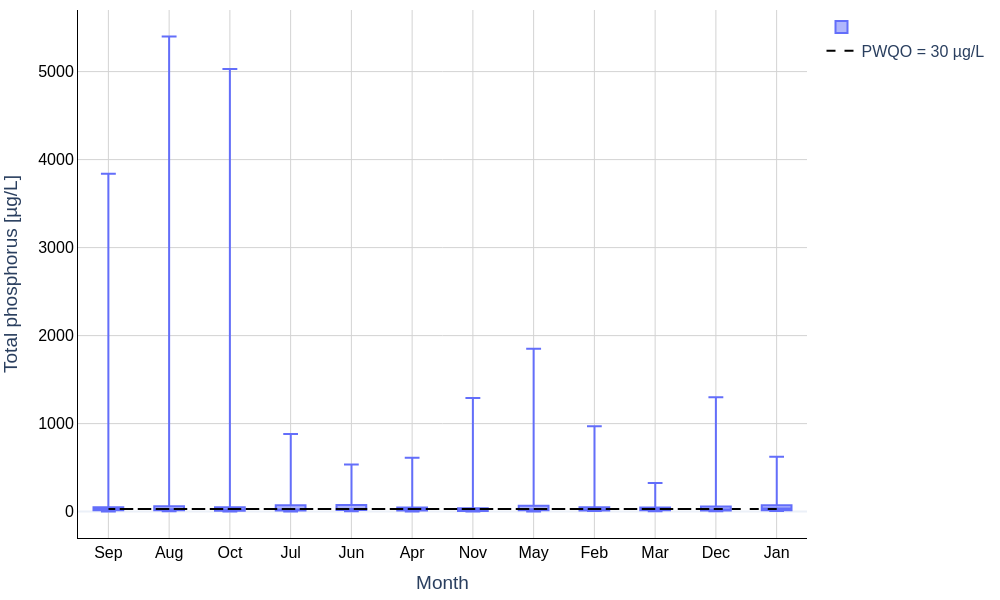

Here is the Python script that generated this plot:
# filename: monthly_boxplot_total_phosphorus_2024.py
import os
import sys
import pandas as pd
import numpy as np
import plotly.graph_objects as go

def safe_float(x):
    try:
        if pd.isna(x):
            return np.nan
        s = str(x).strip().replace(",", "")
        return float(s)
    except Exception:
        return np.nan

def to_ug_per_l(value, units):
    """
    Convert a numeric value to ug/L based on units string.
    If units contains 'mg' -> multiply by 1e3.
    If units contains 'ug' or 'µg' -> keep as-is.
    If units is missing or unknown, assume ug/L (prefer not to silently convert).
    """
    if pd.isna(value):
        return np.nan
    units_str = "" if pd.isna(units) else str(units).lower()
    try:
        val = float(value)
    except Exception:
        return np.nan
    if "mg" in units_str:
        return val * 1000.0
    # treat 'ug' or 'µg' or 'ug/l' as ug/L
    return val

def parse_tp_value(row):
    """
    Parse TP numeric value in ug/L according to rules:
    - If Results starts with '<' OR Value Qualifier == '<' OR Result Call == 'BDL':
        use 0.5 * Detection Limit (after converting DL to ug/L based on Units)
    - Else parse numeric from Results and convert units to ug/L
    Returns float (ug/L) or np.nan
    """
    results_raw = "" if pd.isna(row.get("Results", "")) else str(row.get("Results", "")).strip()
    result_call = "" if pd.isna(row.get("Result Call", "")) else str(row.get("Result Call", "")).strip()
    value_qual = "" if pd.isna(row.get("Value Qualifier", "")) else str(row.get("Value Qualifier", "")).strip()
    units = row.get("Units", "")
    dl_raw = row.get("Detection Limit", np.nan)

    censored = False
    if isinstance(results_raw, str) and results_raw.startswith("<"):
        censored = True
    if value_qual == "<":
        censored = True
    if str(result_call).upper() == "BDL":
        censored = True

    # Try numeric detection limit
    dl_num = safe_float(dl_raw)
    # If detection limit present but units differ, convert DL to ug/L using Units field
    dl_ugL = to_ug_per_l(dl_num, units) if not np.isnan(dl_num) else np.nan

    if censored:
        if not np.isnan(dl_ugL):
            return 0.5 * dl_ugL
        # fallback: try parse numeric from results like '<2' -> 2, then half
        if isinstance(results_raw, str) and results_raw.startswith("<"):
            tail = results_raw.lstrip("<").strip()
            # extract leading numeric token
            token = ""
            for ch in tail:
                if ch.isdigit() or ch in ".-+eE":
                    token += ch
                else:
                    break
            try:
                parsed = float(token)
                # assume same units as Units column -> convert to ug/L
                return 0.5 * to_ug_per_l(parsed, units)
            except Exception:
                return np.nan
        return np.nan
    else:
        # not censored: parse numeric value and convert to ug/L
        # Results may include trailing qualifiers/tokens; find first numeric token
        s = str(results_raw).replace(",", "")
        tokens = s.split()
        for tok in tokens:
            try:
                val = float(tok)
                return to_ug_per_l(val, units)
            except Exception:
                continue
        # final fallback
        return np.nan

def main():
    py_filename = os.path.basename(__file__)
    excel_file = "Ontario_PWQMN_2024.xlsx"
    sheet_name = "Data"

    base = "monthly_boxplot_total_phosphorus_2024"
    out_py = py_filename
    out_csv = f"{base}.csv"
    out_html = f"{base}.html"
    out_png = f"{base}.png"

    # Read Data sheet
    try:
        df = pd.read_excel(excel_file, sheet_name=sheet_name, engine="openpyxl", dtype=object)
    except Exception as e:
        print(f"ERROR reading '{sheet_name}' from '{excel_file}': {e}", file=sys.stderr)
        raise

    # Validate expected columns
    expected_cols = {"Collection Site", "Analyte", "Collected", "Results", "Units", "Result Call", "Detection Limit", "Value Qualifier"}
    missing = expected_cols - set(df.columns)
    if missing:
        raise KeyError(f"Missing expected columns in Data sheet: {missing}")

    # Filter to total phosphorus analyte
    df_tp = df[df["Analyte"].astype(str).str.strip() == "Phosphorus; total"].copy()

    # Parse Collected to datetime (handle mixed formats)
    # Use errors='coerce' to drop unparsable rows later
    df_tp["Collected date"] = pd.to_datetime(df_tp["Collected"], errors="coerce", infer_datetime_format=True)

    # Derive Month category as Jan–Dec ordered
    month_order = ["Jan","Feb","Mar","Apr","May","Jun","Jul","Aug","Sep","Oct","Nov","Dec"]
    # Create month name abbreviation
    df_tp["Month"] = df_tp["Collected date"].dt.month
    df_tp["Month"] = df_tp["Month"].apply(lambda m: month_order[int(m)-1] if not pd.isna(m) else np.nan)

    # Compute numeric Total phosphorus [ug/L]
    df_tp["Detection Limit numeric"] = df_tp["Detection Limit"].apply(safe_float)
    # Apply parsing function row-wise
    df_tp["Total phosphorus [ug/L]"] = df_tp.apply(parse_tp_value, axis=1)

    # Exclude rows where TP numeric cannot be computed or month missing or collected date missing
    df_plot = df_tp[ (~df_tp["Total phosphorus [ug/L]"].isna()) & (~df_tp["Collected date"].isna()) & (~df_tp["Month"].isna()) ].copy()

    # If nothing to plot, output empty CSV and exit gracefully
    if df_plot.shape[0] == 0:
        df_empty = pd.DataFrame(columns=["Collected date", "Month", "Total phosphorus [ug/L]", "Collection site"])
        df_empty.to_csv(out_csv, index=False)
        print(out_py)
        print(out_csv)
        print(out_html)
        print(out_png)
        print("No valid Total Phosphorus rows to plot after filtering/processing.")
        return

    # Prepare Month as categorical ordered
    df_plot["Month"] = pd.Categorical(df_plot["Month"], categories=month_order, ordered=True)

    # Build box traces per month using Plotly
    # We will create a single box trace with x=df_plot['Month'] and y values, using layout.boxmode default
    # But to ensure no outliers shown and whiskers = 1.5 IQR (Tukey), set boxpoints=False (no markers).
    # Plotly's default whisker length uses Tukey (1.5 IQR). So no extra parameter needed.
    # For explicit month order, we will aggregate month categories and create traces in order.

    traces = []
    for m in month_order:
        sub = df_plot[df_plot["Month"] == m]
        # If no data for month, create an empty trace to preserve month on x-axis (with no box)
        if sub.shape[0] == 0:
            # create an invisible empty trace to keep category
            trace = go.Box(
                x=[m],
                y=[],
                name=m,
                boxpoints=False,
                marker=dict(size=4),
                showlegend=False
            )
        else:
            trace = go.Box(
                x=sub["Month"].astype(str),
                y=sub["Total phosphorus [ug/L]"].astype(float),
                name=m,
                boxpoints=False,        # do not show sample points or outliers
                marker=dict(size=4),
                whiskerwidth=None,
                hovertemplate="Month: %{x}<br>Total phosphorus [ug/L]: %{y:.3f}<extra></extra>"
            )
        traces.append(trace)

    # PWQO reference line as separate scatter (for legend entry) spanning the months
    # Create an x sequence across month positions; using month_order as categories for plotting
    ref_line = go.Scatter(
        x=month_order,
        y=[30.0]*len(month_order),
        mode="lines",
        name="PWQO = 30 µg/L",
        line=dict(color="black", dash="dash"),
        hoverinfo="skip"
    )

    # Compose figure
    fig = go.Figure(data=traces + [ref_line])

    # Layout adjustments per requirements: plotly_white style, black axis lines and ticks, no title,
    # global font size 16, light gridlines, axes labels with units
    fig.update_layout(
        template="plotly_white",
        font=dict(size=16),
        xaxis=dict(title="Month", showgrid=True, gridcolor="lightgrey", linecolor="black", mirror=True),
        yaxis=dict(title="Total phosphorus [µg/L]", showgrid=True, gridcolor="lightgrey", linecolor="black", mirror=True),
        margin=dict(l=60, r=20, t=10, b=60),
        showlegend=True
    )

    # Ensure black axis ticks (Plotly default with plotly_white is fine, but enforce tick color)
    fig.update_xaxes(tickfont=dict(color="black"))
    fig.update_yaxes(tickfont=dict(color="black"))

    # Save CSV containing only the exact plotted dataset with required columns
    out_df = df_plot.loc[:, ["Collected date", "Month", "Total phosphorus [ug/L]", "Collection Site"]].copy()
    # Rename Collection Site to Collection site for requested column name casing
    out_df.rename(columns={"Collection Site": "Collection site"}, inplace=True)
    # Round TP values to reasonable precision for CSV
    out_df["Total phosphorus [ug/L]"] = out_df["Total phosphorus [ug/L]"].round(6)
    out_df.to_csv(out_csv, index=False, encoding="utf-8")

    # Save HTML (interactive) - include_plotlyjs='cdn', full_html=True
    try:
        fig.write_html(out_html, include_plotlyjs="cdn", full_html=True)
    except Exception as e:
        print(f"ERROR saving HTML '{out_html}': {e}", file=sys.stderr)
        raise

    # Save PNG 1000x600 via kaleido
    try:
        fig.write_image(out_png, width=1000, height=600, scale=1)
    except Exception as e:
        print(f"ERROR saving PNG '{out_png}': {e}", file=sys.stderr)
        print("Ensure the 'kaleido' package is installed for static image export.", file=sys.stderr)
        raise

    # Print created filenames and python filename to terminal as required
    print(out_py)
    print(out_csv)
    print(out_html)
    print(out_png)

if __name__ == "__main__":
    main()
